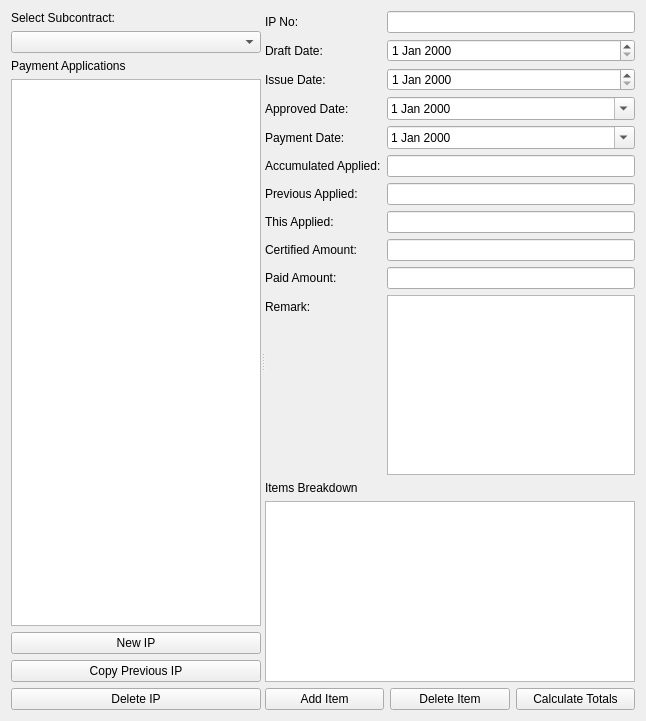
<?xml version="1.0" encoding="UTF-8"?>
<ui version="4.0">
 <class>SubcontractPaymentManagerForm</class>
 <widget class="QWidget" name="SubcontractPaymentManagerForm">
  <property name="geometry">
   <rect>
    <x>0</x>
    <y>0</y>
    <width>646</width>
    <height>721</height>
   </rect>
  </property>
  <layout class="QHBoxLayout" name="mainLayout">
   <item>
    <widget class="QSplitter" name="main_splitter">
     <property name="orientation">
      <enum>Qt::Horizontal</enum>
     </property>
     <widget class="QWidget" name="left_widget">
      <property name="minimumSize">
       <size>
        <width>180</width>
        <height>0</height>
       </size>
      </property>
      <property name="maximumSize">
       <size>
        <width>300</width>
        <height>16777215</height>
       </size>
      </property>
      <layout class="QVBoxLayout" name="left_vbox">
       <item>
        <widget class="QLabel" name="label_subcontract">
         <property name="text">
          <string>Select Subcontract:</string>
         </property>
        </widget>
       </item>
       <item>
        <widget class="QComboBox" name="combo_subcontract"/>
       </item>
       <item>
        <widget class="QLabel" name="label_ips">
         <property name="text">
          <string>Payment Applications</string>
         </property>
        </widget>
       </item>
       <item>
        <widget class="QListWidget" name="ip_list"/>
       </item>
       <item>
        <widget class="QPushButton" name="btn_add_ip">
         <property name="text">
          <string>New IP</string>
         </property>
        </widget>
       </item>
       <item>
        <layout class="QVBoxLayout" name="verticalLayout">
         <item>
          <widget class="QPushButton" name="btn_copy_ip">
           <property name="text">
            <string>Copy Previous IP</string>
           </property>
          </widget>
         </item>
         <item>
          <widget class="QPushButton" name="btn_delete_ip">
           <property name="text">
            <string>Delete IP</string>
           </property>
          </widget>
         </item>
        </layout>
       </item>
      </layout>
     </widget>
     <widget class="QWidget" name="right_widget">
      <layout class="QVBoxLayout" name="right_vbox">
       <item>
        <layout class="QFormLayout" name="formLayout">
         <item row="0" column="0">
          <widget class="QLabel" name="label_ipno">
           <property name="text">
            <string>IP No:</string>
           </property>
          </widget>
         </item>
         <item row="0" column="1">
          <widget class="QLineEdit" name="edit_ip_no"/>
         </item>
         <item row="1" column="0">
          <widget class="QLabel" name="label_draft">
           <property name="text">
            <string>Draft Date:</string>
           </property>
          </widget>
         </item>
         <item row="1" column="1">
          <widget class="QDateEdit" name="date_draft"/>
         </item>
         <item row="2" column="0">
          <widget class="QLabel" name="label_issue">
           <property name="text">
            <string>Issue Date:</string>
           </property>
          </widget>
         </item>
         <item row="2" column="1">
          <widget class="QDateEdit" name="date_issue"/>
         </item>
         <item row="3" column="0">
          <widget class="QLabel" name="label_approved">
           <property name="text">
            <string>Approved Date:</string>
           </property>
          </widget>
         </item>
         <item row="3" column="1">
          <widget class="QDateEdit" name="date_approved">
           <property name="calendarPopup">
            <bool>true</bool>
           </property>
          </widget>
         </item>
         <item row="4" column="0">
          <widget class="QLabel" name="label_payment">
           <property name="text">
            <string>Payment Date:</string>
           </property>
          </widget>
         </item>
         <item row="4" column="1">
          <widget class="QDateEdit" name="date_payment">
           <property name="calendarPopup">
            <bool>true</bool>
           </property>
          </widget>
         </item>
         <item row="5" column="0">
          <widget class="QLabel" name="label_acc">
           <property name="text">
            <string>Accumulated Applied:</string>
           </property>
          </widget>
         </item>
         <item row="5" column="1">
          <widget class="QLineEdit" name="spin_accumulated"/>
         </item>
         <item row="6" column="0">
          <widget class="QLabel" name="label_previous">
           <property name="text">
            <string>Previous Applied:</string>
           </property>
          </widget>
         </item>
         <item row="6" column="1">
          <widget class="QLineEdit" name="spin_previous"/>
         </item>
         <item row="7" column="0">
          <widget class="QLabel" name="label_this">
           <property name="text">
            <string>This Applied:</string>
           </property>
          </widget>
         </item>
         <item row="7" column="1">
          <widget class="QLineEdit" name="spin_this"/>
         </item>
         <item row="8" column="0">
          <widget class="QLabel" name="label_certified">
           <property name="text">
            <string>Certified Amount:</string>
           </property>
          </widget>
         </item>
         <item row="8" column="1">
          <widget class="QLineEdit" name="spin_certified"/>
         </item>
         <item row="9" column="0">
          <widget class="QLabel" name="label_paid">
           <property name="text">
            <string>Paid Amount:</string>
           </property>
          </widget>
         </item>
         <item row="9" column="1">
          <widget class="QLineEdit" name="spin_paid"/>
         </item>
         <item row="10" column="0">
          <widget class="QLabel" name="label_remark">
           <property name="text">
            <string>Remark:</string>
           </property>
          </widget>
         </item>
         <item row="10" column="1">
          <widget class="QTextEdit" name="text_remark"/>
         </item>
        </layout>
       </item>
       <item>
        <widget class="QLabel" name="label_items">
         <property name="text">
          <string>Items Breakdown</string>
         </property>
        </widget>
       </item>
       <item>
        <widget class="QTableWidget" name="item_table"/>
       </item>
       <item>
        <layout class="QHBoxLayout" name="item_buttons">
         <item>
          <widget class="QPushButton" name="btn_add_item">
           <property name="text">
            <string>Add Item</string>
           </property>
          </widget>
         </item>
         <item>
          <widget class="QPushButton" name="btn_delete_item">
           <property name="text">
            <string>Delete Item</string>
           </property>
          </widget>
         </item>
         <item>
          <widget class="QPushButton" name="btn_calc_totals">
           <property name="text">
            <string>Calculate Totals</string>
           </property>
          </widget>
         </item>
        </layout>
       </item>
      </layout>
     </widget>
    </widget>
   </item>
  </layout>
 </widget>
 <resources/>
 <connections/>
</ui>
